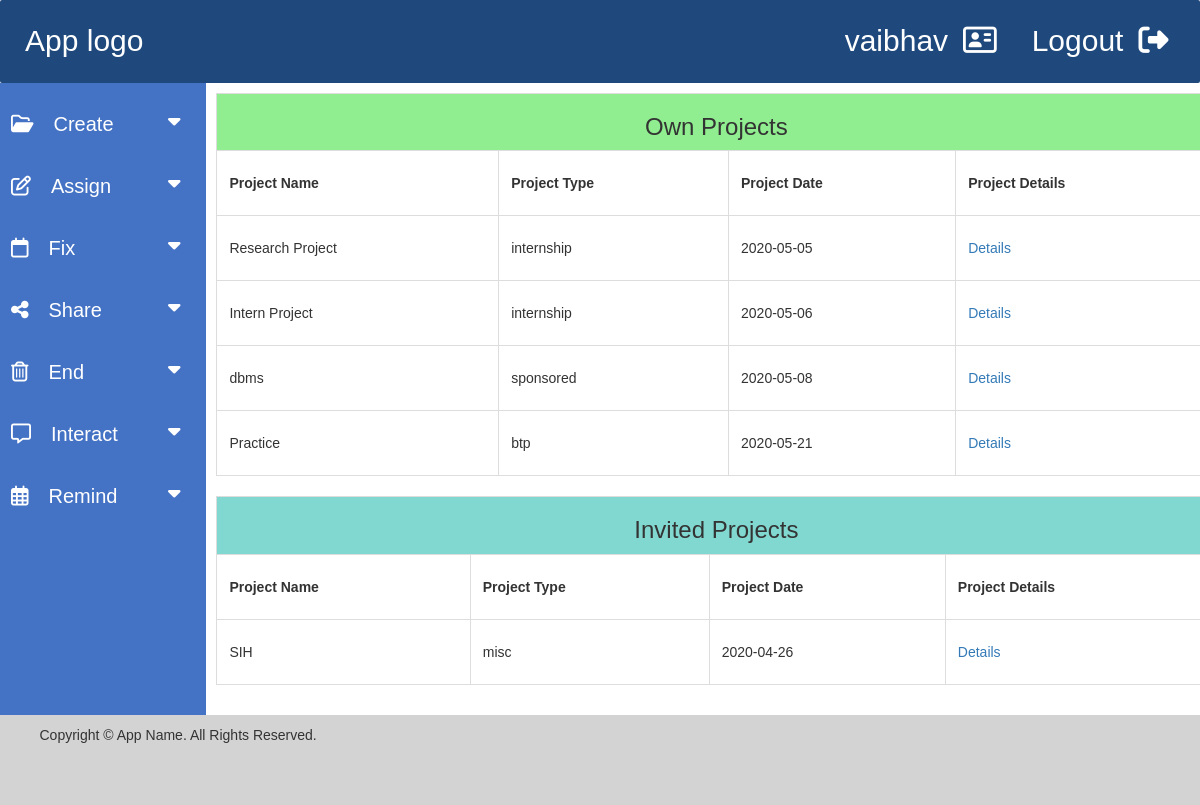
Page /allprojects.php (signed in) on the committed database.
### tables this page shows
CREATE TABLE `projects` (
  `id` int NOT NULL,
  `projectname` varchar(255) DEFAULT NULL,
  `projecttype` varchar(255) DEFAULT NULL,
  `projectdesc` text,
  `projectdate` date DEFAULT NULL,
  `userid` int DEFAULT NULL
);

CREATE TABLE `inviterequest` (
  `id` int NOT NULL,
  `projectid` int NOT NULL,
  `receivername` varchar(255) NOT NULL,
  `curstatus` int NOT NULL,
  `userid` int NOT NULL
);

### allprojects.php (the view, shortened to what this page needs)
<?php
include_once 'source/db_connect.php';
$id = $_SESSION['id'];
$username = $_SESSION['username'];
$query = "SELECT * FROM inviterequest, projects WHERE inviterequest.projectid = projects.id AND receivername = :username AND curstatus=1";
$result_display_invited_projects = $conn->prepare($query);
$result_display_invited_projects->bindParam(':username', $username);
$result_display_invited_projects->execute();
$query = "select * from projects where userid = $id";
$result_project =$conn->prepare($query);
$result_project->execute();
?>
<!DOCTYPE html>
<html lang="en">
<head>
  <link rel="stylesheet" href="https://maxcdn.bootstrapcdn.com/bootstrap/3.4.1/css/bootstrap.min.css">
<link rel="stylesheet" href="landingpage.css">
<link rel="stylesheet" href="https://cdnjs.cloudflare.com/ajax/libs/font-awesome/4.7.0/css/font-awesome.min.css">
<link rel="stylesheet" href="font-awesome.css">
</head>
<body>
  <div class="header">
    <a href="landingpage.php" style="margin-left: 5px;">App logo</a>
    <div id="logout">Logout<a href="logout.php"><i class="fas fa-sign-out-alt" style="margin-left: 15px;"></i></a></div>
    <div id="usertype"><?php echo $_SESSION['username'] ?><a href="#"><i class="far fa-address-card" style="margin-left: 15px;"></i></a></div>
 </div>
<div class="row">
<div class="sidenav" id="sidenav">
    <button class="dropdown-btn"><i class='far fa-folder-open' style="margin-right: 20px;"></i>Create
      <i class="fa fa-caret-down"></i>
    </button>
    <button class="dropdown-btn"><i class='far fa-edit' style="margin-right: 20px;"></i>Assign
      <i class="fa fa-caret-down"></i>
    </button>
    <button class="dropdown-btn"><i class="far fa-calendar" style="margin-right: 20px;"></i>Fix
      <i class="fa fa-caret-down"></i>
    </button>
    <button class="dropdown-btn"><i class="fas fa-share-alt" style="margin-right: 20px;"></i>Share
      <i class="fa fa-caret-down"></i>
    </button>
    <button class="dropdown-btn"><i class="far fa-trash-alt" style="margin-right: 20px;"></i>End
      <i class="fa fa-caret-down"></i>
    </button>
    <button class="dropdown-btn"><i class='far fa-comment-alt' style="margin-right: 20px;"></i>Interact
      <i class="fa fa-caret-down"></i>
    </button>
    <button class="dropdown-btn"><i class='far fa-calendar-alt' style="margin-right: 20px;"></i>Remind
      <i class="fa fa-caret-down"></i>
    </button>
  </div>
<div class="main" id="main">
<table align="center" style="width:1000px; line-height:40px; border: 1px solid #ddd;">
      <tr>
        <th colspan="5" style="background-color:lightgreen; text-align:center;"><h3>Own Projects</h3></th>
      </tr>
      <tr>
        <th style="padding:12px; border: 1px solid #ddd;">Project Name</th>
        <th style="padding:12px; border: 1px solid #ddd;">Project Type</th>
        <th style="padding:12px; border: 1px solid #ddd;">Project Date</th>
        <th style="padding:12px; border: 1px solid #ddd;">Project Details</th>
      </tr>
      <?php
        while($rows=$result_project->fetch(PDO::FETCH_ASSOC)){
            echo "
            <tr>
            <td style=\"padding:12px; border: 1px solid #ddd;\">".$rows['projectname']."</td>
            <td style=\"padding:12px; border: 1px solid #ddd;\">".$rows['projecttype']."</td>
            <td style=\"padding:12px; border: 1px solid #ddd;\">".$rows['projectdate']."</td>
            <td style=\"padding:12px; border: 1px solid #ddd;\"><a href = 'details.php?rn=$rows[id]'>Details</td>
            </tr>
            ";
        }
        ?>
 </table>
  <br>
  <table align="center" style="width:1000px; line-height:40px; border: 1px solid #ddd;">
      <tr>
        <th colspan="5" style="background-color:#81d8d0; text-align:center;"><h3>Invited Projects</h3></th>
      </tr>
      <tr>
        <th style="padding:12px; border: 1px solid #ddd;">Project Name</th>
        <th style="padding:12px; border: 1px solid #ddd;">Project Type</th>
        <th style="padding:12px; border: 1px solid #ddd;">Project Date</th>
        <th style="padding:12px; border: 1px solid #ddd;">Project Details</th>
      </tr>
      <?php
        while($rows=$result_display_invited_projects->fetch(PDO::FETCH_ASSOC)){
            echo "
            <tr>
            <td style=\"padding:12px; border: 1px solid #ddd;\">".$rows['projectname']."</td>
            <td style=\"padding:12px; border: 1px solid #ddd;\">".$rows['projecttype']."</td>
            <td style=\"padding:12px; border: 1px solid #ddd;\">".$rows['projectdate']."</td>
            <td style=\"padding:12px; border: 1px solid #ddd;\"><a href = 'invitedprojectdetails.php?rn=$rows[id]'>Details</td>
            </tr>
            ";
        }
        ?>
 </table>
   <br>
</div>
</div>
<div class="footer">
    <p class="copyright">Copyright © App Name. All Rights Reserved.</p>
</div>
</body>
</html>

### landingpage.css (style rules this page uses)
* { box-sizing: border-box; }
body { font-family: Arial, Helvetica, sans-serif; }
.header { background-color: #1f497d; padding: 20px; color:white; font-size: 30px; position: -webkit-sticky; position: sticky; top:0; border-radius:2px ; z-index: 100; }
.header a { color:white; }
#usertype { float: right; color: white; margin-right: 3%; }
#logout { float: right; color: white; margin-right: 1%; }
.sidenav { float: left; width: 18%; padding: 10px; height: auto; background: #4472C4; }
.main { background-color: white; float: left; width: 80%; padding: 10px; height: auto; }
.dropdown-btn { padding: 6px 8px 6px 16px; text-decoration: none; font-size: 20px; color: white; display: block; border: none; line-height: 2.5; background: none; width: 100%; text-align: left; cursor: pointer; outline: none; }
.fa-caret-down { float: right; margin-top: 12.5px; padding-right: 8px; }
.row:after { content: ""; display: table; clear: both; }
.footer { background-color: lightgrey; padding: 10px; height: 90px; }
.copyright { margin-left:2.5%; }

### rows in the picture
projects: projectname "Research Project", projecttype "internship", projectdate "2020-05-05"
projects: projectname "Intern Project", projecttype "internship", projectdate "2020-05-06"
projects: projectname "dbms", projecttype "sponsored", projectdate "2020-05-08"
projects: projectname "Practice", projecttype "btp", projectdate "2020-05-21"
inviterequest: projectid.projectname "SIH", projectid.projecttype "misc", projectid.projectdate "2020-04-26"

### other values in the picture
$_SESSION['username'] "vaibhav"
